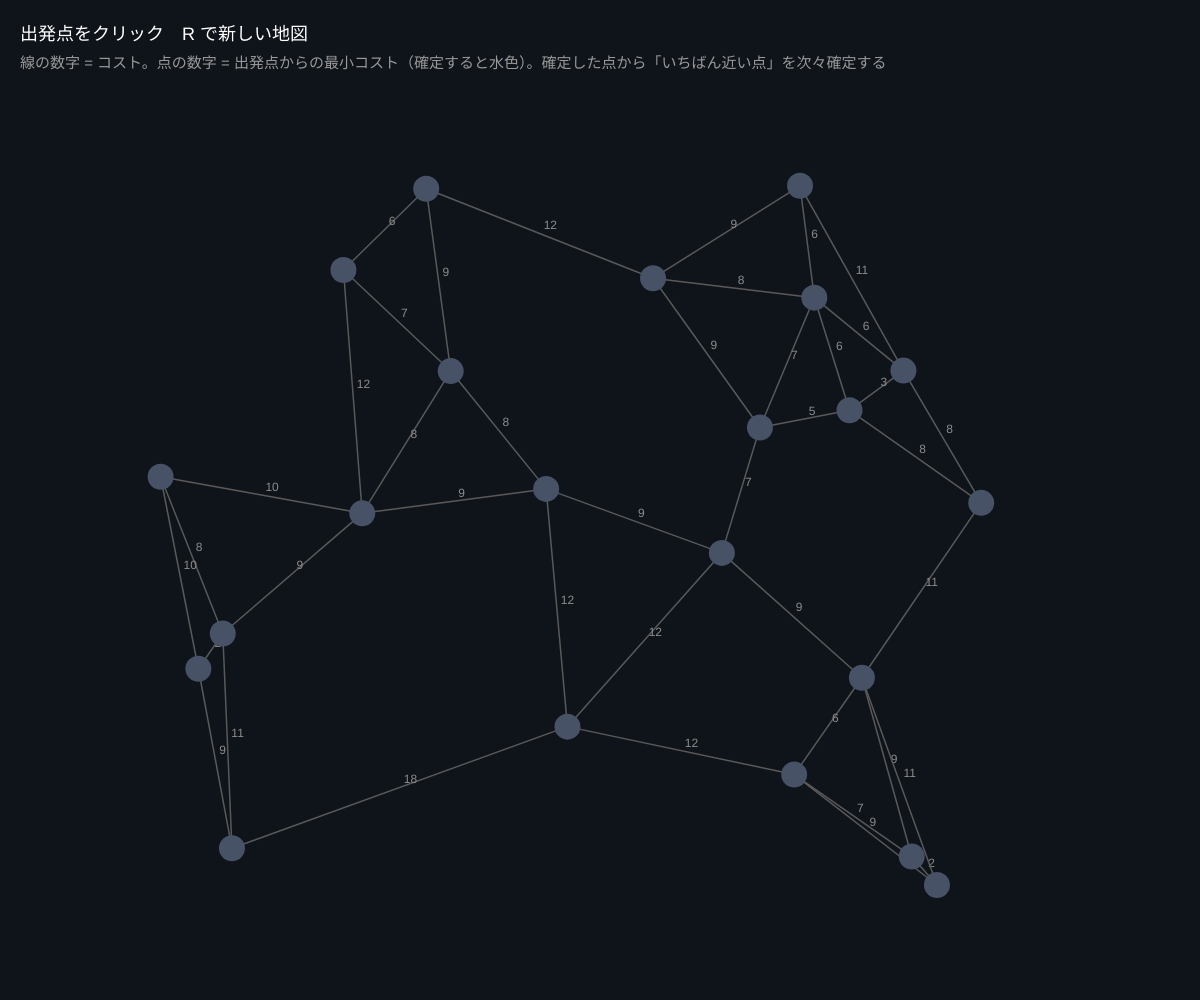
Frame 1 (no input)
Frame 60 (no input): identical to frame 1, image omitted
Frame 120 (the mouse pressed at the canvas centre since frame 60): identical to frame 1, image omitted

The p5.js sketch that drew this single still picture (run headless with seeded random() and noise() and a simulated clock; from frame 60 on, the mouse is pressed at the canvas centre):

// p5.js sketch
// ── sketch.js
// ============================================
// 02 最短経路（ダイクストラ法）
// 線に「長さ（コスト）」があるとき、いちばん安い道を見つける
// 「確定した点から、いちばん近い未確定の点を確定する」をくり返すだけ。カーナビや乗換案内の中身
// クリック = 出発点（1 回目）→ 目的地（2 回目） / R で新しい地図
// ============================================

let nodes = [], edges = [], adj = [];
let start = -1, goal = -1;
let distTo = [], prev = [], done = [];
let pathNodes = [];
let timer = 0;
let running = false;

function setup() {
  createCanvas(windowWidth, windowHeight);
  colorMode(HSB, 360, 100, 100, 100);
  makeGraph();
}

function makeGraph() {
  nodes = []; edges = []; adj = [];
  for (let i = 0; i < 22; i++) {
    nodes.push({ x: random(100, width - 100), y: random(130, height - 60) });
    adj.push([]);
  }
  // 近い点どうしをつなぐ（各点から近い 3 点）
  for (let i = 0; i < nodes.length; i++) {
    let others = nodes.map((n, j) => ({ j, d: dist(nodes[i].x, nodes[i].y, n.x, n.y) })).filter((o) => o.j !== i).sort((a, b) => a.d - b.d).slice(0, 3);
    for (let o of others) {
      if (!adj[i].some((e) => e.to === o.j)) {
        let w = round(o.d / 20); // ★ 長さ = コスト
        edges.push([i, o.j, w]);
        adj[i].push({ to: o.j, w });
        adj[o.j].push({ to: i, w });
      }
    }
  }
  start = goal = -1; running = false; pathNodes = []; distTo = []; done = [];
}

function startSearch() {
  distTo = new Array(nodes.length).fill(Infinity);
  prev = new Array(nodes.length).fill(-1);
  done = new Array(nodes.length).fill(false);
  distTo[start] = 0;
  running = true;
  pathNodes = [];
}

// ★ ダイクストラの 1 ステップ
function stepDijkstra() {
  let best = -1;
  for (let i = 0; i < nodes.length; i++) if (!done[i] && distTo[i] < Infinity && (best < 0 || distTo[i] < distTo[best])) best = i;
  if (best < 0) { running = false; return; }
  done[best] = true; // いちばん近い未確定の点を確定
  if (best === goal) {
    running = false;
    for (let v = goal; v >= 0; v = prev[v]) pathNodes.unshift(v); // 来た道をたどる
    return;
  }
  for (let e of adj[best]) {
    if (distTo[best] + e.w < distTo[e.to]) { // より安く行けるなら更新
      distTo[e.to] = distTo[best] + e.w;
      prev[e.to] = best;
    }
  }
}

function draw() {
  background(220, 40, 10);
  if (running && millis() - timer > 200) { timer = millis(); stepDijkstra(); }

  for (let [a, b, w] of edges) {
    let onPath = pathNodes.length && pathNodes.some((v, k) => k > 0 && ((pathNodes[k - 1] === a && v === b) || (pathNodes[k - 1] === b && v === a)));
    stroke(onPath ? 45 : 0, onPath ? 90 : 0, onPath ? 100 : 35);
    strokeWeight(onPath ? 5 : 1.5);
    line(nodes[a].x, nodes[a].y, nodes[b].x, nodes[b].y);
    noStroke();
    fill(0, 0, 55);
    textSize(12);
    text(w, (nodes[a].x + nodes[b].x) / 2 + 4, (nodes[a].y + nodes[b].y) / 2 - 4);
  }
  for (let i = 0; i < nodes.length; i++) {
    noStroke();
    fill(i === start ? 120 : i === goal ? 0 : done[i] ? 200 : 220, i === start || i === goal || done[i] ? 80 : 30, i === start || i === goal || done[i] ? 100 : 40);
    circle(nodes[i].x, nodes[i].y, i === start || i === goal ? 36 : 26);
    if (distTo[i] !== undefined && distTo[i] < Infinity) {
      fill(0, 0, 10);
      textAlign(CENTER, CENTER);
      textSize(12);
      text(distTo[i], nodes[i].x, nodes[i].y);
    }
  }
  textAlign(LEFT, BASELINE);

  noStroke();
  fill(0, 0, 100);
  textSize(18);
  let msg = start < 0 ? '出発点をクリック' : goal < 0 ? '目的地をクリック' : running ? '探索中…' : pathNodes.length ? '最短経路：コスト ' + distTo[goal] + '　' + pathNodes.length + ' 個の点を通る' : '到達できません';
  text(msg + '　R で新しい地図', 20, 40);
  fill(0, 0, 60);
  textSize(15);
  text('線の数字 = コスト。点の数字 = 出発点からの最小コスト（確定すると水色）。確定した点から「いちばん近い点」を次々確定する', 20, 68);
}

function mousePressed() {
  for (let i = 0; i < nodes.length; i++) {
    if (dist(mouseX, mouseY, nodes[i].x, nodes[i].y) < 20) {
      if (start < 0 || goal >= 0) { start = i; goal = -1; pathNodes = []; distTo = []; done = []; running = false; }
      else if (i !== start) { goal = i; startSearch(); }
    }
  }
}
function keyPressed() {
  if (key === 'r' || key === 'R') makeGraph();
}

// ---------- やってみよう ----------
// 1. 「線の本数がいちばん少ない道」と「コストがいちばん小さい道」はちがう。例を探そう
// 2. コストを「線の長さ」ではなく全部 1 にすると、BFS（01）と同じ結果になる
// 3. 目的地までの直線距離をヒントに使うと速くなる（A*、→ 03）
